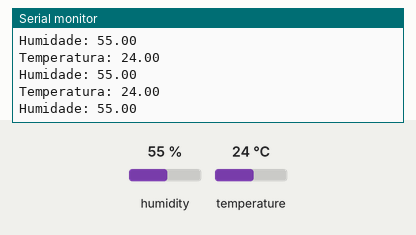
The sketch below on a simulated Arduino Uno, built with avr-gcc and run on an emulated ATmega328P. Parts: the last lines printed to the serial monitor. The inputs (shaded band) are chosen by the test bench; at power-on: humidity 55 %, temperature 24 °C.

Above: at 2.8 s.
2.9 s: humidity set to 22 %
At 5.5 s:
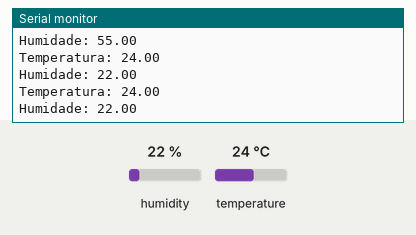
5.6 s: temperature set to 12 °C
At 6.9 s:
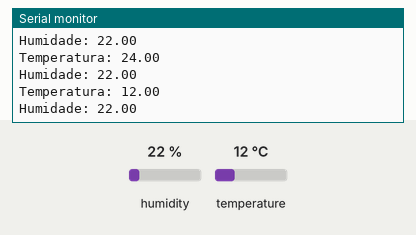
8.3 s: humidity set to 40 %
At 11.8 s:
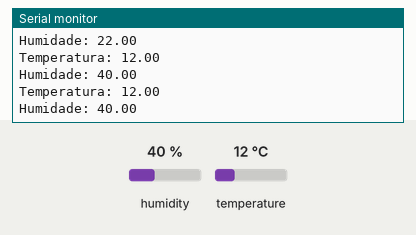
Timing chart, 0 to 13.3 s (numbered marks = the images above; inputs shaded):
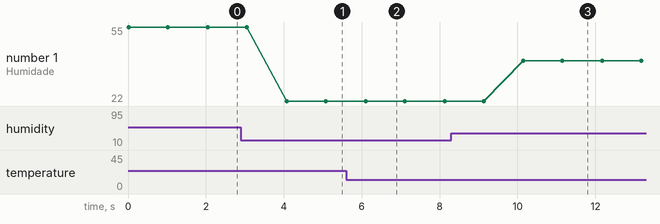

The sketch:

Temperatura.ino
```cpp
#include <DHT.h>


#define DHTTYPE DHT11 // DHT 11 (AM2302)

#define DHTPIN 5 // GPIO = porta D1 do NodeMCU

DHT dht(DHTPIN, DHTTYPE); //Criação do objeto de leitura DHT

float t,h; //variáveis que armazenarão os valores lidos de temperatura e umidade;


void setup(){

dht.begin(); //Inicia o sensor
Serial.begin(115200);

}

void loop(){

t=dht.readTemperature(); //Função de leitura da temperatura

Serial.print("Temperatura: ");

Serial.println(t);

h=dht.readHumidity();//Função de leitura da umidade

Serial.print("Humidade: ");

Serial.println(h);

delay(1000);

}
```

Measured:
- after the input at 2.9 s, the serial monitor: prints a new line after 1.2 s (image 1)
- after the input at 5.6 s, the serial monitor: prints a new line after 0.50 s (image 2)
- after the input at 8.3 s, the serial monitor: prints a new line after 1.9 s (image 3)
- plotted number 1: 55 → 22 after the input at 2.9 s, 22 → 40 after the input at 8.3 s
